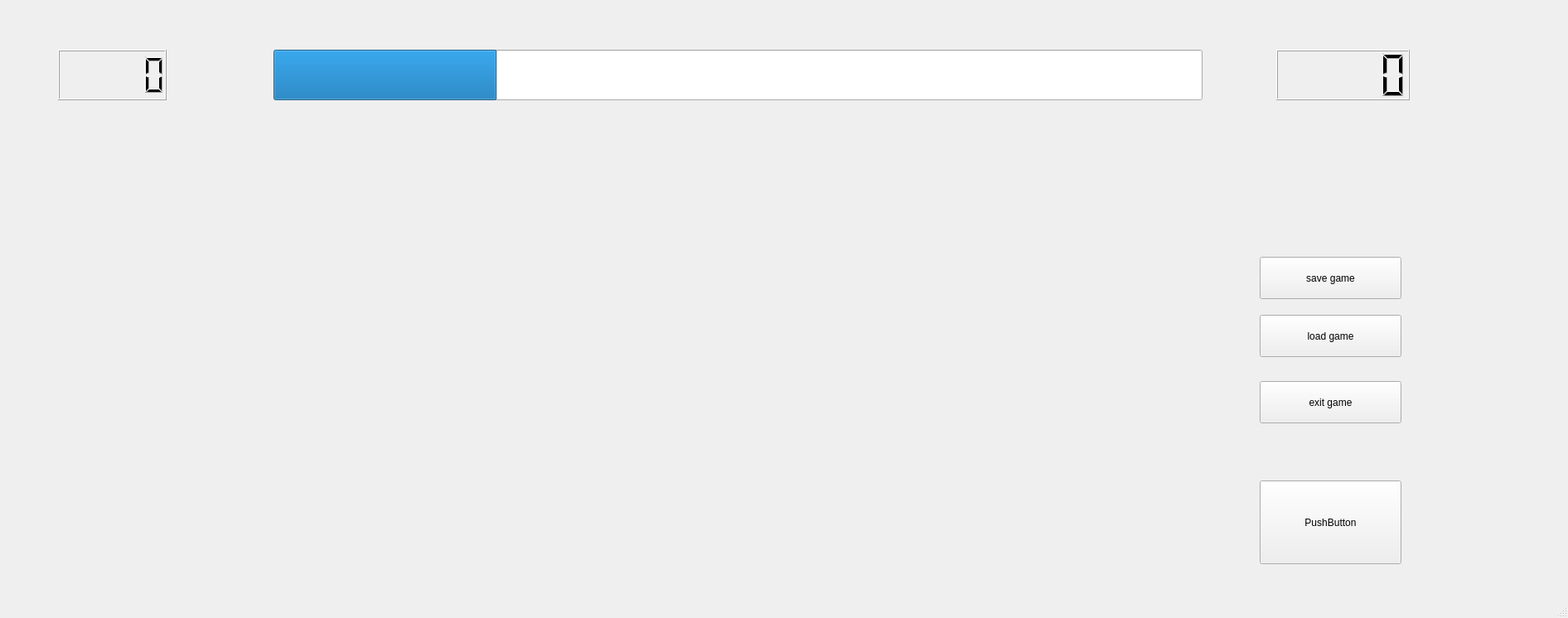
<?xml version="1.0" encoding="UTF-8"?>
<ui version="4.0">
 <class>MainWindow</class>
 <widget class="QMainWindow" name="MainWindow">
  <property name="geometry">
   <rect>
    <x>0</x>
    <y>0</y>
    <width>1892</width>
    <height>746</height>
   </rect>
  </property>
  <property name="windowTitle">
   <string>MainWindow</string>
  </property>
  <widget class="QWidget" name="centralwidget">
   <widget class="QProgressBar" name="timebar">
    <property name="geometry">
     <rect>
      <x>330</x>
      <y>60</y>
      <width>1121</width>
      <height>61</height>
     </rect>
    </property>
    <property name="value">
     <number>24</number>
    </property>
    <property name="textVisible">
     <bool>false</bool>
    </property>
   </widget>
   <widget class="QLCDNumber" name="scores">
    <property name="geometry">
     <rect>
      <x>70</x>
      <y>60</y>
      <width>131</width>
      <height>61</height>
     </rect>
    </property>
   </widget>
   <widget class="QPushButton" name="pushButton">
    <property name="geometry">
     <rect>
      <x>1520</x>
      <y>580</y>
      <width>171</width>
      <height>101</height>
     </rect>
    </property>
    <property name="text">
     <string>PushButton</string>
    </property>
   </widget>
   <widget class="QPushButton" name="pushButton_2">
    <property name="geometry">
     <rect>
      <x>1520</x>
      <y>310</y>
      <width>171</width>
      <height>51</height>
     </rect>
    </property>
    <property name="text">
     <string>save game</string>
    </property>
   </widget>
   <widget class="QPushButton" name="pushButton_3">
    <property name="geometry">
     <rect>
      <x>1520</x>
      <y>380</y>
      <width>171</width>
      <height>51</height>
     </rect>
    </property>
    <property name="text">
     <string>load game</string>
    </property>
   </widget>
   <widget class="QPushButton" name="pushButton_4">
    <property name="geometry">
     <rect>
      <x>1520</x>
      <y>460</y>
      <width>171</width>
      <height>51</height>
     </rect>
    </property>
    <property name="text">
     <string>exit game</string>
    </property>
   </widget>
   <widget class="QLCDNumber" name="lcdNumber">
    <property name="geometry">
     <rect>
      <x>1540</x>
      <y>60</y>
      <width>161</width>
      <height>61</height>
     </rect>
    </property>
   </widget>
  </widget>
  <widget class="QMenuBar" name="menubar">
   <property name="geometry">
    <rect>
     <x>0</x>
     <y>0</y>
     <width>1892</width>
     <height>21</height>
    </rect>
   </property>
  </widget>
  <widget class="QStatusBar" name="statusbar"/>
 </widget>
 <resources/>
 <connections/>
</ui>
